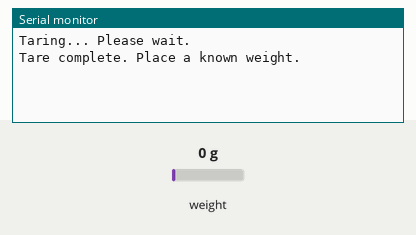
Bench run of a sketch on a simulated Arduino Uno, built with avr-gcc and run on an emulated ATmega328P. On the bench: the last lines printed to the serial monitor. The test bench sets the inputs (shaded band); at power-on: weight on the scale 0 g.

Above: at 2.2 s.
2.3 s: weight on the scale set to 100 g
At 3.3 s:
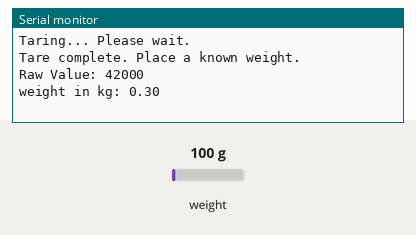
5.5 s: weight on the scale set to 1250 g
At 6.5 s:
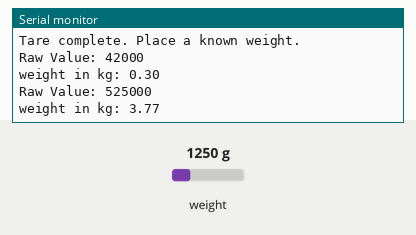

The sketch:

hx711code.ino
```cpp
#include <HX711.h>
#define DT_pin 2
#define SCK_pin 3
HX711 scale;
float calibration_factor= 139200;

void setup() {
  Serial.begin(115200);
  scale.begin(DT_pin, SCK_pin);
    if (!scale.is_ready()) {
        Serial.println("HX711 not ready! Check wiring.");
        while (1);
    }

    Serial.println("Taring... Please wait.");
     scale.set_gain(128);
     scale.tare();// Reset the scale to zero

    Serial.println("Tare complete. Place a known weight.");

}

void loop() {
  long raw = scale.get_units(20);  // Take 10 readings and average
   float weight=raw/calibration_factor;
    if (weight < 0) {  // ✅ Fix Negative Values
       weight *= -1;
    }
          Serial.print("Raw Value: ");
         Serial.println(raw);
       Serial.print("weight in kg: ");
        Serial.println(weight);
    delay(500);


}
```

Measured:
- after the input at 2.3 s, the serial monitor: prints a new line after 0.70 s (image 1)
- after the input at 5.5 s, the serial monitor: prints a new line at once (image 2)
